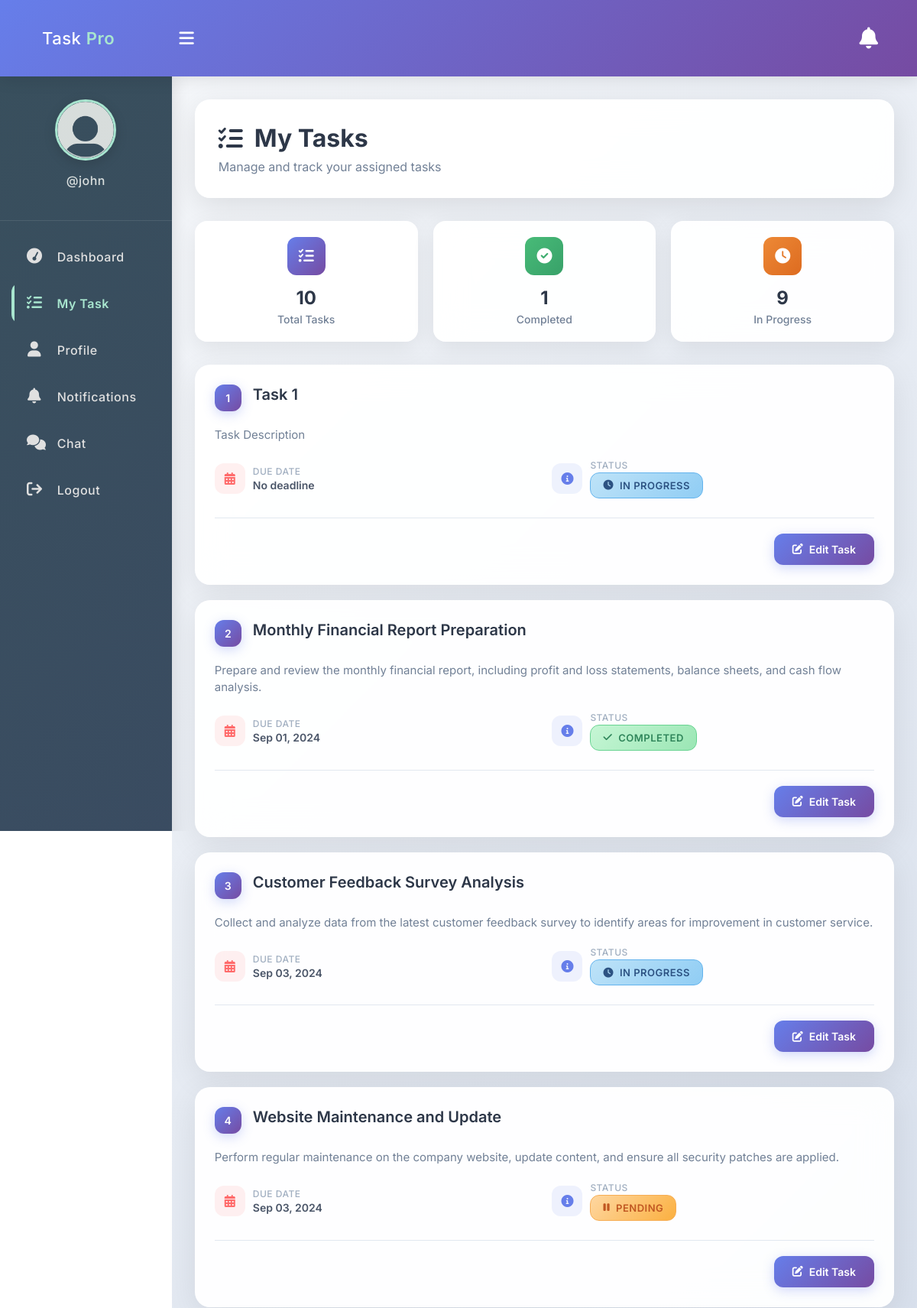
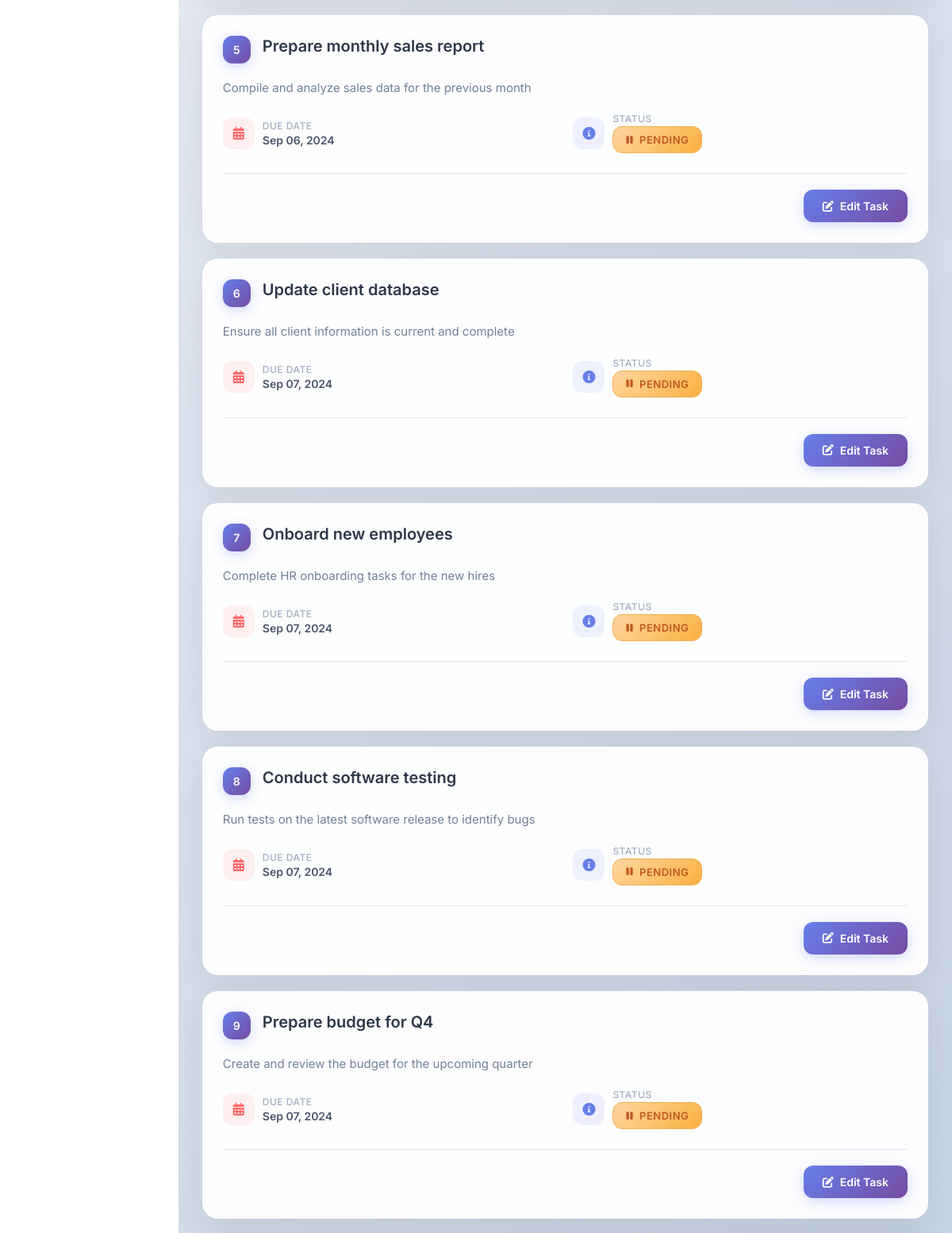
/my_task.php (signed in, upper part), run on the app's committed database (2 pictures, top to bottom).
### tables this page shows
CREATE TABLE `tasks` (
  `id` int(11) NOT NULL,
  `title` varchar(100) NOT NULL,
  `description` text DEFAULT NULL,
  `assigned_to` int(11) DEFAULT NULL,
  `due_date` date DEFAULT NULL,
  `status` enum('pending','in_progress','completed') DEFAULT 'pending',
  `created_at` timestamp NOT NULL DEFAULT current_timestamp()
);

### app/Model/Task.php (called while the page is built, shortened)
<?php
function get_all_tasks_by_id($conn, $id){
	$sql = "SELECT * FROM tasks WHERE assigned_to=?";
	$stmt = $conn->prepare($sql);
	$stmt->execute([$id]);
	if($stmt->rowCount() > 0){
		$tasks = $stmt->fetchAll();
	}else $tasks = 0;
	return $tasks;
}
?>

### my_task.php (the view, shortened to what this page needs)
<?php
if (isset($_SESSION['role']) && isset($_SESSION['id'])) {
    include "DB_connection.php";
    include "app/Model/Task.php";
    include "app/Model/User.php";
    $tasks = get_all_tasks_by_id($conn, $_SESSION['id']);
?>
<!DOCTYPE html>
<html>
<head>
	<link rel="stylesheet" href="https://cdnjs.cloudflare.com/ajax/libs/font-awesome/6.0.0/css/all.min.css">
	<link rel="stylesheet" href="css/style.css">
</head>
<body>
	<?php include "inc/header.php" ?>
	<div class="body">
		<?php include "inc/nav.php" ?>
		<section class="section-1">
			<div class="page-header">
				<h1 class="page-title">
					<i class="fas fa-tasks"></i>
					My Tasks
				</h1>
				<p class="page-subtitle">Manage and track your assigned tasks</p>
			</div>
			<?php if ($tasks != 0) { ?>
				<?php
				$total_tasks = count($tasks);
				$completed_tasks = 0;
				$pending_tasks = 0;
				foreach ($tasks as $task) {
					if ($task['status'] == 'completed') {
						$completed_tasks++;
					} else {
						$pending_tasks++;
					}
				}
				?>
				<div class="stats-grid">
					<div class="stat-card">
						<div class="stat-icon stat-total">
							<i class="fas fa-list-check"></i>
						</div>
						<div class="stat-number"><?= $total_tasks ?></div>
						<div class="stat-label">Total Tasks</div>
					</div>
					<div class="stat-card">
						<div class="stat-icon stat-completed">
							<i class="fas fa-check-circle"></i>
						</div>
						<div class="stat-number"><?= $completed_tasks ?></div>
						<div class="stat-label">Completed</div>
					</div>
					<div class="stat-card">
						<div class="stat-icon stat-pending">
							<i class="fas fa-clock"></i>
						</div>
						<div class="stat-number"><?= $pending_tasks ?></div>
						<div class="stat-label">In Progress</div>
					</div>
				</div>
				<div class="tasks-container">
					<?php $i = 0; foreach ($tasks as $task) { ?>
					<div class="task-card">
						<div class="task-header">
							<div class="task-number"><?= ++$i ?></div>
							<h3 class="task-title"><?= htmlspecialchars($task['title']) ?></h3>
						</div>
						<div class="task-description">
							<?= htmlspecialchars($task['description']) ?>
						</div>
						<div class="task-meta">
							<div class="meta-item">
								<div class="meta-icon due-date-icon">
									<i class="fas fa-calendar-alt"></i>
								</div>
								<div class="meta-text">
									<div class="meta-label">Due Date</div>
									<div class="meta-value">
										<?= $task['due_date'] ? date('M d, Y', strtotime($task['due_date'])) : 'No deadline' ?>
									</div>
								</div>
							</div>
							<div class="meta-item">
								<div class="meta-icon status-icon">
									<i class="fas fa-info-circle"></i>
								</div>
								<div class="meta-text">
									<div class="meta-label">Status</div>
									<div class="meta-value">
										<?php
										$status_class = 'status-pending';
										if ($task['status'] == 'completed') {
											$status_class = 'status-completed';
										} elseif ($task['status'] == 'in_progress') {
											$status_class = 'status-progress';
										}
										?>
										<span class="status-badge <?= $status_class ?>">
											<?php if ($task['status'] == 'completed') { ?>
												<i class="fas fa-check"></i>
											<?php } elseif ($task['status'] == 'in_progress') { ?>
												<i class="fas fa-clock"></i>
											<?php } else { ?>
												<i class="fas fa-pause"></i>
											<?php } ?>
											<?= ucfirst(str_replace('_', ' ', $task['status'])) ?>
										</span>
									</div>
								</div>
							</div>
						</div>
						<div class="task-actions">
							<a href="edit-task-employee.php?id=<?= $task['id'] ?>" class="edit-btn">
								<i class="fas fa-edit"></i>
								Edit Task
							</a>
						</div>
					</div>
					<?php } ?>
				</div>
			<?php } ?>
		</section>
	</div>
</body>
</html>
<?php
} else {
   $em = "Please login first";
   header("Location: login.php?error=$em");
   exit();
}
?>

### css/style.css (style rules this page uses)
* { padding: 0; margin: 0; box-sizing: border-box; font-family: 'Segoe UI', Tahoma, Geneva, Verdana, sans-serif; }
.body { display: flex; }
.section-1 { padding: 30px; }
.section-1 { width: 100%; background: #ffe; }
.edit-btn { text-decoration: none; display: inline-block; padding-left: 10px; border: none; background: #006CE0; padding: 10px 15px; color: #fff; font-size: 16px; border-radius: 5px; cursor: pointer; outline: none; transition: background 1s; box-shadow: 0 8px 16px 0 rgba(0,0,0,0.2), 0 6px 20px 0 rgba(0,0,0,0.19); }

### data on the page
tasks: title "Task 1", description "Task Description", shows "No deadline", status "IN PROGRESS"
tasks: title "Monthly Financial Report Preparation", description "Prepare and review the monthly financial report, including profit and loss statements, balance sheets, and cash flow analysis.", due_date "Sep 01, 2024", status "COMPLETED"
tasks: title "Customer Feedback Survey Analysis", description "Collect and analyze data from the latest customer feedback survey to identify areas for improvement in customer service.", due_date "Sep 03, 2024", status "IN PROGRESS"
tasks: title "Website Maintenance and Update", description "Perform regular maintenance on the company website, update content, and ensure all security patches are applied.", due_date "Sep 03, 2024", status "PENDING"
tasks: title "Prepare monthly sales report", description "Compile and analyze sales data for the previous month", due_date "Sep 06, 2024", status "PENDING"
tasks: title "Update client database", description "Ensure all client information is current and complete", due_date "Sep 07, 2024", status "PENDING"
tasks: title "Onboard new employees", description "Complete HR onboarding tasks for the new hires", due_date "Sep 07, 2024", status "PENDING"
tasks: title "Conduct software testing", description "Run tests on the latest software release to identify bugs", due_date "Sep 07, 2024", status "PENDING"
tasks: title "Prepare budget for Q4", description "Create and review the budget for the upcoming quarter", due_date "Sep 07, 2024", status "PENDING"

### other printed values
$_SESSION['username'] "john"
$total_tasks "10"
$completed_tasks "1"
$pending_tasks "9"
